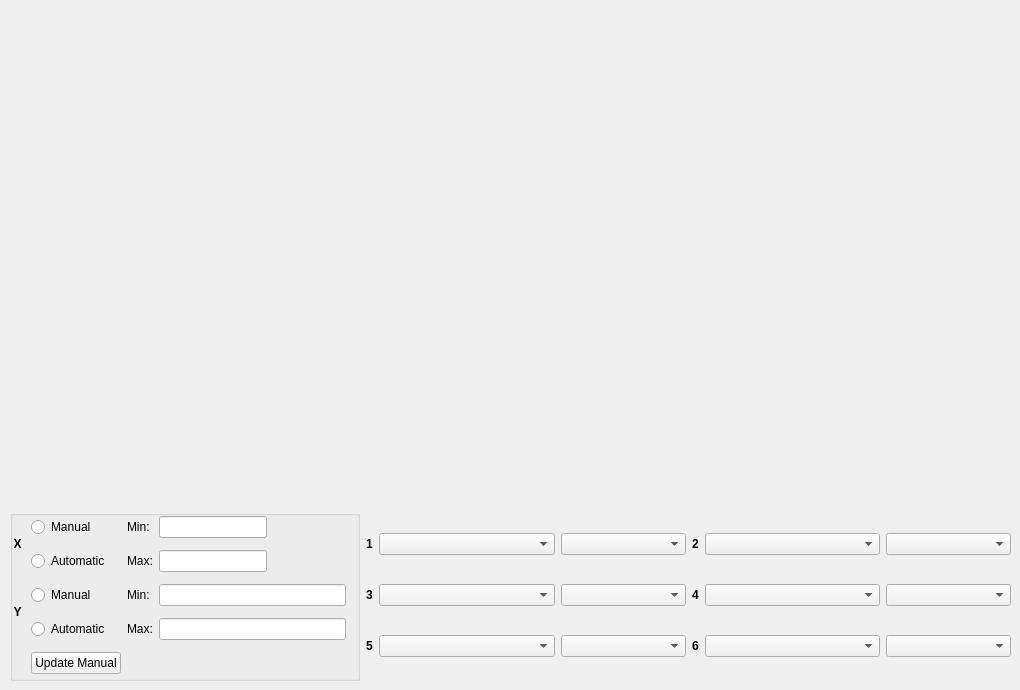
    <widget class="QWidget" name="plot">
     <attribute name="title">
      <string>Plot</string>
     </attribute>
     <widget class="QWidget" name="gridLayoutWidget_3">
      <property name="geometry">
       <rect>
        <x>10</x>
        <y>10</y>
        <width>1001</width>
        <height>502</height>
       </rect>
      </property>
      <layout class="QGridLayout" name="gridLayout_3">
       <item row="0" column="0" rowspan="2" alignment="Qt::AlignTop">
        <widget class="QCustomPlot" name="customPlot" native="true">
         <property name="minimumSize">
          <size>
           <width>100</width>
           <height>500</height>
          </size>
         </property>
        </widget>
       </item>
      </layout>
     </widget>
     <widget class="QWidget" name="horizontalLayoutWidget">
      <property name="geometry">
       <rect>
        <x>10</x>
        <y>510</y>
        <width>1001</width>
        <height>171</height>
       </rect>
      </property>
      <layout class="QHBoxLayout" name="horizontalLayout">
       <item>
        <widget class="QGroupBox" name="groupBoxXaxisLim">
         <property name="sizePolicy">
          <sizepolicy hsizetype="Fixed" vsizetype="Preferred">
           <horstretch>0</horstretch>
           <verstretch>0</verstretch>
          </sizepolicy>
         </property>
         <property name="minimumSize">
          <size>
           <width>350</width>
           <height>0</height>
          </size>
         </property>
         <property name="autoFillBackground">
          <bool>false</bool>
         </property>
         <property name="title">
          <string/>
         </property>
         <widget class="QWidget" name="gridLayoutWidget_4">
          <property name="geometry">
           <rect>
            <x>0</x>
            <y>0</y>
            <width>336</width>
            <height>171</height>
           </rect>
          </property>
          <layout class="QGridLayout" name="gridLayout_4">
           <item row="0" column="3">
            <widget class="QLineEdit" name="plot_xmin_lineEdit">
             <property name="sizePolicy">
              <sizepolicy hsizetype="Fixed" vsizetype="Fixed">
               <horstretch>0</horstretch>
               <verstretch>0</verstretch>
              </sizepolicy>
             </property>
             <property name="minimumSize">
              <size>
               <width>100</width>
               <height>0</height>
              </size>
             </property>
             <property name="baseSize">
              <size>
               <width>100</width>
               <height>0</height>
              </size>
             </property>
             <property name="readOnly">
              <bool>true</bool>
             </property>
            </widget>
           </item>
           <item row="0" column="1">
            <widget class="QRadioButton" name="radioButtonXManual">
             <property name="text">
              <string>Manual</string>
             </property>
            </widget>
           </item>
           <item row="0" column="2">
            <widget class="QLabel" name="label_22">
             <property name="text">
              <string>Min:</string>
             </property>
            </widget>
           </item>
           <item row="1" column="3">
            <widget class="QLineEdit" name="plot_xmax_lineEdit">
             <property name="sizePolicy">
              <sizepolicy hsizetype="Fixed" vsizetype="Fixed">
               <horstretch>0</horstretch>
               <verstretch>0</verstretch>
              </sizepolicy>
             </property>
            </widget>
           </item>
           <item row="1" column="1">
            <widget class="QRadioButton" name="radioButtonXAuto">
             <property name="text">
              <string>Automatic</string>
             </property>
            </widget>
           </item>
           <item row="1" column="2">
            <widget class="QLabel" name="label_23">
             <property name="text">
              <string>Max:</string>
             </property>
            </widget>
           </item>
           <item row="2" column="2">
            <widget class="QLabel" name="label_24">
             <property name="text">
              <string>Min:</string>
             </property>
            </widget>
           </item>
           <item row="4" column="1">
            <widget class="QPushButton" name="UpdatePlotpushButton">
             <property name="sizePolicy">
              <sizepolicy hsizetype="Fixed" vsizetype="Fixed">
               <horstretch>0</horstretch>
               <verstretch>0</verstretch>
              </sizepolicy>
             </property>
             <property name="text">
              <string>Update Manual</string>
             </property>
            </widget>
           </item>
           <item row="3" column="1">
            <widget class="QRadioButton" name="radioButtonYAuto">
             <property name="text">
              <string>Automatic</string>
             </property>
            </widget>
           </item>
           <item row="3" column="3">
            <widget class="QLineEdit" name="plot_ymax_lineEdit"/>
           </item>
           <item row="2" column="1">
            <widget class="QRadioButton" name="radioButtonYManual">
             <property name="text">
              <string>Manual</string>
             </property>
            </widget>
           </item>
           <item row="3" column="2">
            <widget class="QLabel" name="label_25">
             <property name="text">
              <string>Max:</string>
             </property>
            </widget>
           </item>
           <item row="2" column="3">
            <widget class="QLineEdit" name="plot_ymin_lineEdit"/>
           </item>
           <item row="0" column="0" rowspan="2">
            <widget class="QLabel" name="label_121">
             <property name="text">
              <string>&lt;html&gt;&lt;head/&gt;&lt;body&gt;&lt;p align=&quot;center&quot;&gt;&lt;span style=&quot; font-weight:600;&quot;&gt;X&lt;/span&gt;&lt;/p&gt;&lt;/body&gt;&lt;/html&gt;</string>
             </property>
            </widget>
           </item>
           <item row="2" column="0" rowspan="2">
            <widget class="QLabel" name="label_126">
             <property name="text">
              <string>&lt;html&gt;&lt;head/&gt;&lt;body&gt;&lt;p align=&quot;center&quot;&gt;&lt;span style=&quot; font-weight:600;&quot;&gt;Y&lt;/span&gt;&lt;/p&gt;&lt;/body&gt;&lt;/html&gt;</string>
             </property>
            </widget>
           </item>
           <item row="4" column="0">
            <spacer name="horizontalSpacer_9">
             <property name="orientation">
              <enum>Qt::Horizontal</enum>
             </property>
             <property name="sizeType">
              <enum>QSizePolicy::Fixed</enum>
             </property>
             <property name="sizeHint" stdset="0">
              <size>
               <width>15</width>
               <height>20</height>
              </size>
             </property>
            </spacer>
           </item>
          </layout>
         </widget>
        </widget>
       </item>
       <item>
        <layout class="QGridLayout" name="gridLayout_7">
         <item row="1" column="4">
          <widget class="QComboBox" name="cBoxvar4"/>
         </item>
         <item row="0" column="3">
          <widget class="QLabel" name="label_t2">
           <property name="sizePolicy">
            <sizepolicy hsizetype="Fixed" vsizetype="Minimum">
             <horstretch>0</horstretch>
             <verstretch>0</verstretch>
            </sizepolicy>
           </property>
           <property name="baseSize">
            <size>
             <width>30</width>
             <height>0</height>
            </size>
           </property>
           <property name="text">
            <string>&lt;html&gt;&lt;head/&gt;&lt;body&gt;&lt;p&gt;&lt;span style=&quot; font-weight:600;&quot;&gt;2&lt;/span&gt;&lt;/p&gt;&lt;/body&gt;&lt;/html&gt;</string>
           </property>
          </widget>
         </item>
         <item row="0" column="0">
          <widget class="QLabel" name="label_t1">
           <property name="sizePolicy">
            <sizepolicy hsizetype="Fixed" vsizetype="Minimum">
             <horstretch>0</horstretch>
             <verstretch>0</verstretch>
            </sizepolicy>
           </property>
           <property name="baseSize">
            <size>
             <width>30</width>
             <height>0</height>
            </size>
           </property>
           <property name="text">
            <string>&lt;html&gt;&lt;head/&gt;&lt;body&gt;&lt;p&gt;&lt;span style=&quot; font-weight:600;&quot;&gt;1&lt;/span&gt;&lt;/p&gt;&lt;/body&gt;&lt;/html&gt;</string>
           </property>
          </widget>
         </item>
         <item row="0" column="1">
          <widget class="QComboBox" name="cBoxvar1"/>
         </item>
         <item row="2" column="4">
          <widget class="QComboBox" name="cBoxvar6"/>
         </item>
         <item row="2" column="1">
          <widget class="QComboBox" name="cBoxvar5"/>
         </item>
         <item row="0" column="4">
          <widget class="QComboBox" name="cBoxvar2"/>
         </item>
         <item row="1" column="1">
          <widget class="QComboBox" name="cBoxvar3"/>
         </item>
         <item row="1" column="0">
          <widget class="QLabel" name="label_t3">
           <property name="sizePolicy">
            <sizepolicy hsizetype="Fixed" vsizetype="Minimum">
             <horstretch>0</horstretch>
             <verstretch>0</verstretch>
            </sizepolicy>
           </property>
           <property name="baseSize">
            <size>
             <width>30</width>
             <height>0</height>
            </size>
           </property>
           <property name="text">
            <string>&lt;html&gt;&lt;head/&gt;&lt;body&gt;&lt;p&gt;&lt;span style=&quot; font-weight:600;&quot;&gt;3&lt;/span&gt;&lt;/p&gt;&lt;/body&gt;&lt;/html&gt;</string>
           </property>
          </widget>
         </item>
         <item row="1" column="3">
          <widget class="QLabel" name="label_t4">
           <property name="sizePolicy">
            <sizepolicy hsizetype="Fixed" vsizetype="Minimum">
             <horstretch>0</horstretch>
             <verstretch>0</verstretch>
            </sizepolicy>
           </property>
           <property name="baseSize">
            <size>
             <width>30</width>
             <height>0</height>
            </size>
           </property>
           <property name="text">
            <string>&lt;html&gt;&lt;head/&gt;&lt;body&gt;&lt;p&gt;&lt;span style=&quot; font-weight:600;&quot;&gt;4&lt;/span&gt;&lt;/p&gt;&lt;/body&gt;&lt;/html&gt;</string>
           </property>
          </widget>
         </item>
         <item row="2" column="0">
          <widget class="QLabel" name="label_t5">
           <property name="sizePolicy">
            <sizepolicy hsizetype="Fixed" vsizetype="Minimum">
             <horstretch>0</horstretch>
             <verstretch>0</verstretch>
            </sizepolicy>
           </property>
           <property name="baseSize">
            <size>
             <width>30</width>
             <height>0</height>
            </size>
           </property>
           <property name="text">
            <string>&lt;html&gt;&lt;head/&gt;&lt;body&gt;&lt;p&gt;&lt;span style=&quot; font-weight:600;&quot;&gt;5&lt;/span&gt;&lt;/p&gt;&lt;/body&gt;&lt;/html&gt;</string>
           </property>
          </widget>
         </item>
         <item row="2" column="3">
          <widget class="QLabel" name="label_t6">
           <property name="sizePolicy">
            <sizepolicy hsizetype="Fixed" vsizetype="Minimum">
             <horstretch>0</horstretch>
             <verstretch>0</verstretch>
            </sizepolicy>
           </property>
           <property name="baseSize">
            <size>
             <width>30</width>
             <height>0</height>
            </size>
           </property>
           <property name="text">
            <string>&lt;html&gt;&lt;head/&gt;&lt;body&gt;&lt;p&gt;&lt;span style=&quot; font-weight:600;&quot;&gt;6&lt;/span&gt;&lt;/p&gt;&lt;/body&gt;&lt;/html&gt;</string>
           </property>
          </widget>
         </item>
         <item row="0" column="2">
          <widget class="QComboBox" name="cBoxvar1slave">
           <property name="sizePolicy">
            <sizepolicy hsizetype="Fixed" vsizetype="Fixed">
             <horstretch>0</horstretch>
             <verstretch>0</verstretch>
            </sizepolicy>
           </property>
           <property name="minimumSize">
            <size>
             <width>125</width>
             <height>0</height>
            </size>
           </property>
          </widget>
         </item>
         <item row="0" column="5">
          <widget class="QComboBox" name="cBoxvar2slave">
           <property name="sizePolicy">
            <sizepolicy hsizetype="Fixed" vsizetype="Fixed">
             <horstretch>0</horstretch>
             <verstretch>0</verstretch>
            </sizepolicy>
           </property>
           <property name="minimumSize">
            <size>
             <width>125</width>
             <height>0</height>
            </size>
           </property>
          </widget>
         </item>
         <item row="1" column="2">
          <widget class="QComboBox" name="cBoxvar3slave">
           <property name="sizePolicy">
            <sizepolicy hsizetype="Fixed" vsizetype="Fixed">
             <horstretch>0</horstretch>
             <verstretch>0</verstretch>
            </sizepolicy>
           </property>
           <property name="minimumSize">
            <size>
             <width>125</width>
             <height>0</height>
            </size>
           </property>
          </widget>
         </item>
         <item row="1" column="5">
          <widget class="QComboBox" name="cBoxvar4slave">
           <property name="sizePolicy">
            <sizepolicy hsizetype="Fixed" vsizetype="Fixed">
             <horstretch>0</horstretch>
             <verstretch>0</verstretch>
            </sizepolicy>
           </property>
           <property name="minimumSize">
            <size>
             <width>125</width>
             <height>0</height>
            </size>
           </property>
          </widget>
         </item>
         <item row="2" column="2">
          <widget class="QComboBox" name="cBoxvar5slave">
           <property name="sizePolicy">
            <sizepolicy hsizetype="Fixed" vsizetype="Fixed">
             <horstretch>0</horstretch>
             <verstretch>0</verstretch>
            </sizepolicy>
           </property>
           <property name="minimumSize">
            <size>
             <width>125</width>
             <height>0</height>
            </size>
           </property>
          </widget>
         </item>
         <item row="2" column="5">
          <widget class="QComboBox" name="cBoxvar6slave">
           <property name="sizePolicy">
            <sizepolicy hsizetype="Fixed" vsizetype="Fixed">
             <horstretch>0</horstretch>
             <verstretch>0</verstretch>
            </sizepolicy>
           </property>
           <property name="minimumSize">
            <size>
             <width>125</width>
             <height>0</height>
            </size>
           </property>
          </widget>
         </item>
        </layout>
       </item>
      </layout>
     </widget>
    </widget>
